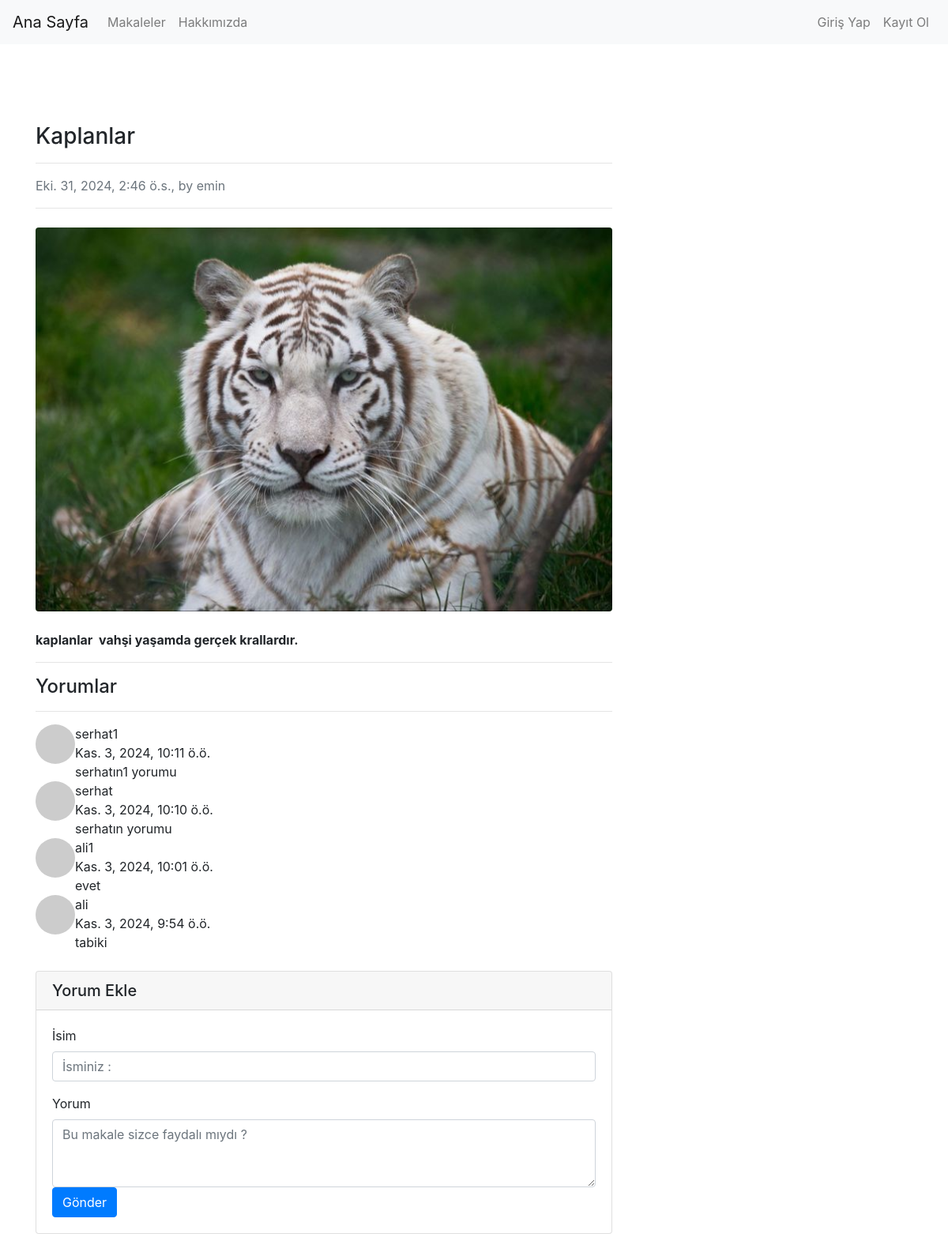
Screenshot of /articles/article/10 with the database file from the repository.
### article/models.py (models this page shows, shortened)
class Article(models.Model):
    author = models.ForeignKey("auth.User",on_delete = models.CASCADE,verbose_name="Yazar")
    title = models.CharField(max_length = 50,verbose_name="Başlık")
    content = RichTextField()
    created_date = models.DateTimeField(auto_now_add = True,verbose_name="Oluşturulma tarihi")
    article_image = models.FileField(blank=True,null=True,verbose_name="Makaleye Fotoğraf Ekleyin")
    class Meta:
        ordering = ["-created_date"]

class Comment(models.Model):
    article = models.ForeignKey(Article,on_delete=models.CASCADE,verbose_name="Makale",related_name="comments")
    comment_author = models.CharField(max_length= 50,verbose_name="İsim")
    comment_content = models.CharField(max_length= 200,verbose_name="Yorum")
    comment_date = models.DateTimeField(auto_now_add=True)
    class Meta:
        ordering = ["-comment_date"]

### article/views.py (the view)
# urls.py: path('article/<int:id>', views.detail,name = "detail" ),
def detail(request,id):
    article = get_object_or_404(Article,id = id)
    comments = article.comments.all()
    return render(request,"detail.html",{"article":article,"comments":comments})

### templates/detail.html (shortened to what this page needs)
{% extends "layout.html" %}
{% block body %}
<div class="row">
    <div class="col-lg-8">
        <article>
            <header class="mb-4">
                <h3 class="fw-bolder mb-1">{{article.title}}</h3>
                <hr>
                <div class="text-muted fst-italic mb-2">{{article.created_date}}, by {{article.author.username}}</div>
                <hr>
            </header>
            {% if article.article_image %}
            <figure class="mb-4"><img class="img-fluid rounded" src="{{article.article_image.url}}"></figure>
            {% endif %}
            <p class="fs-5 mb-4">{{article.content|safe}}</p>
            <hr>
            <h4>Yorumlar</h4>
            <hr>
            {% if comments %}
            {% for comment in comments %}
            <div class="d-flex">
                <div class="flex-shrink-0"><img class="rounded-circle"
                        src="https://dummyimage.com/50x50/ced4da/6c757d.jpg" alt="..." /></div>
                <div class="ms-3">
                    <div class="fw-bold">{{comment.comment_author}}</div>
                    {{comment.comment_date}} <br>
                    {{comment.comment_content}}
                </div>
            </div>
            {% endfor %}
            {% else %}
            <div class="alert alert-danger">bu makeleye henüz yorum yapılmamış, ilk yorumu yapan siz olun!</div>
            {% endif %}
            <div class="card my-4">
                <h5 class="card-header">Yorum Ekle</h5>
                <div class="card-body">
                    <form method="post" action="{% url 'article:comment' article.id %}">
                        <div class="form-group">
                            <label for="formGroupExampleInput">İsim</label>
                            <input name="comment_author" type="text" class="form-control" id="formGroupExampleInput"
                                placeholder="İsminiz :">
                        </div>
                        <label for="formGroupExampleInput">Yorum</label>
                        <textarea name="comment_content" class="form-control" rows="3"
                            placeholder="Bu makale sizce faydalı mıydı ?"></textarea>
                        <button type="submit" class="btn btn-primary">Gönder</button>
                </div>
            </div>
    </div>
</div>
</div>
{% endblock body %}

### templates/layout.html (shortened to what this page needs)
<!DOCTYPE html>
{% load static %}
<html lang="en">
<head>
    <link rel="stylesheet" href="{% static 'css/bootstrap.min.css' %}">
</head>
<body>
    {% include "includes/navbar.html" %}
    <div style="margin-top : 100px; margin-bottom : 100px;" class="container">
        {% block body %}
        {% endblock body %}
</body>
</html>

### templates/includes/navbar.html (shortened to what this page needs)
<nav class="navbar navbar-expand-lg navbar-light bg-light">
    <a class="navbar-brand" href="/">Ana Sayfa</a>
    <div class="collapse navbar-collapse" id="navbarNav">
        <ul class="navbar-nav">
            <li class="nav-item">
                <a class="nav-link" href="{% url 'article:articles' %}">Makaleler</a>
            </li>
            <li class="nav-item">
                <a class="nav-link" href="{% url 'about' %}">Hakkımızda</a>
            </li>
        </ul>
        <ul class="navbar-nav ml-auto">
            {% if request.user.is_authenticated %}
            <li class="nav-item"></li>
            <a class="nav-link" href="{% url 'article:dashboard' %}">Kontrol Paneli</a>
            </li>
            <li class="nav-item">
                <a class="nav-link" href="{% url 'user:logout' %}">Çıkış Yap</a>
            </li>
            {% else %}
            <li class="nav-item">
                <a class="nav-link" href="{% url 'user:login' %}">Giriş Yap</a>
            </li>
            <a class="nav-link" href="{% url 'user:register' %}">Kayıt Ol</a>
            {% endif %}
        </ul>
    </div>
</nav>

### rows the page displays
Article: title "Kaplanlar", created_date "Eki. 31, 2024, 2:46 ö.s.", author.username "emin", article_image (picture), content "kaplanlar vahşi yaşamda gerçek krallardır."
Comment: comment_author "serhat1", comment_date "Kas. 3, 2024, 10:11 ö.ö.", comment_content "serhatın1 yorumu"
Comment: comment_author "serhat", comment_date "Kas. 3, 2024, 10:10 ö.ö.", comment_content "serhatın yorumu"
Comment: comment_author "ali1", comment_date "Kas. 3, 2024, 10:01 ö.ö.", comment_content "evet"
Comment: comment_author "ali", comment_date "Kas. 3, 2024, 9:54 ö.ö.", comment_content "tabiki"
